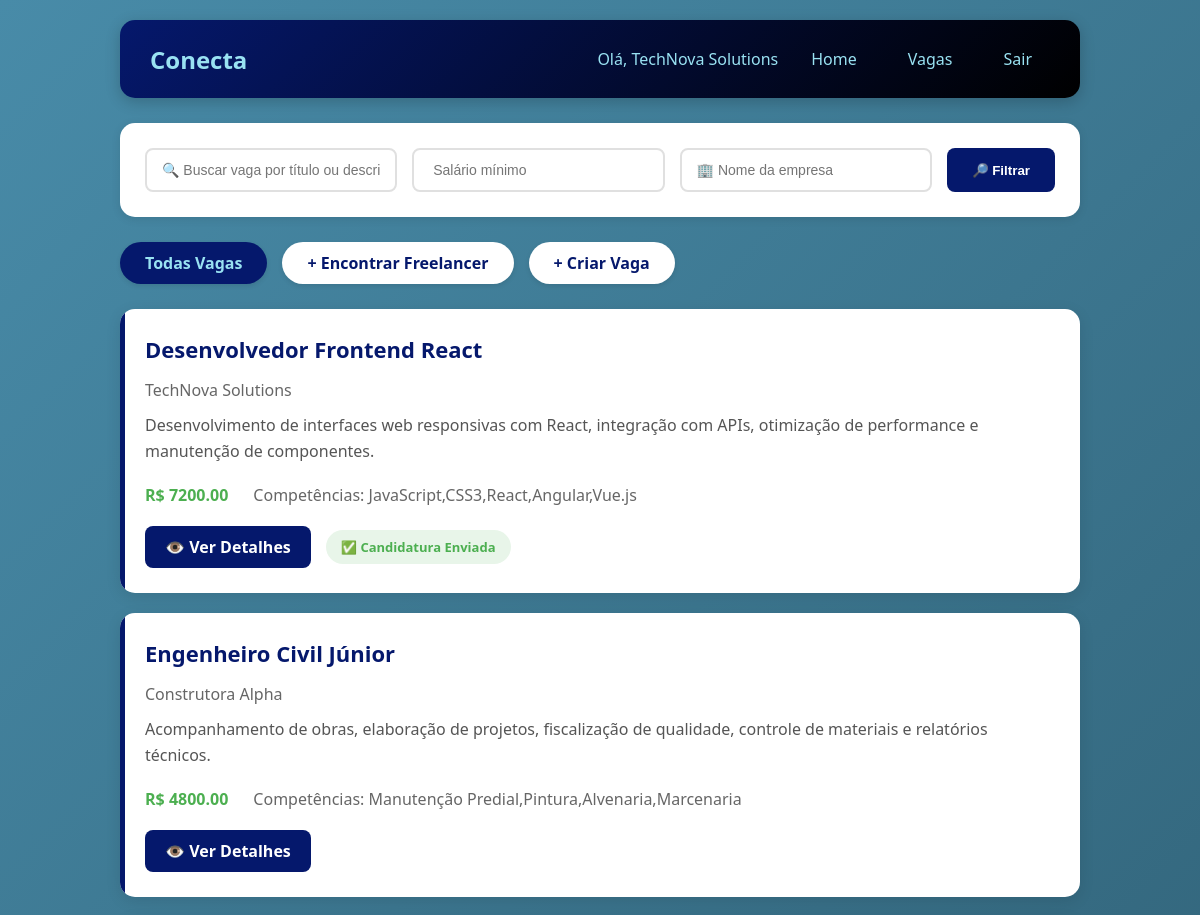
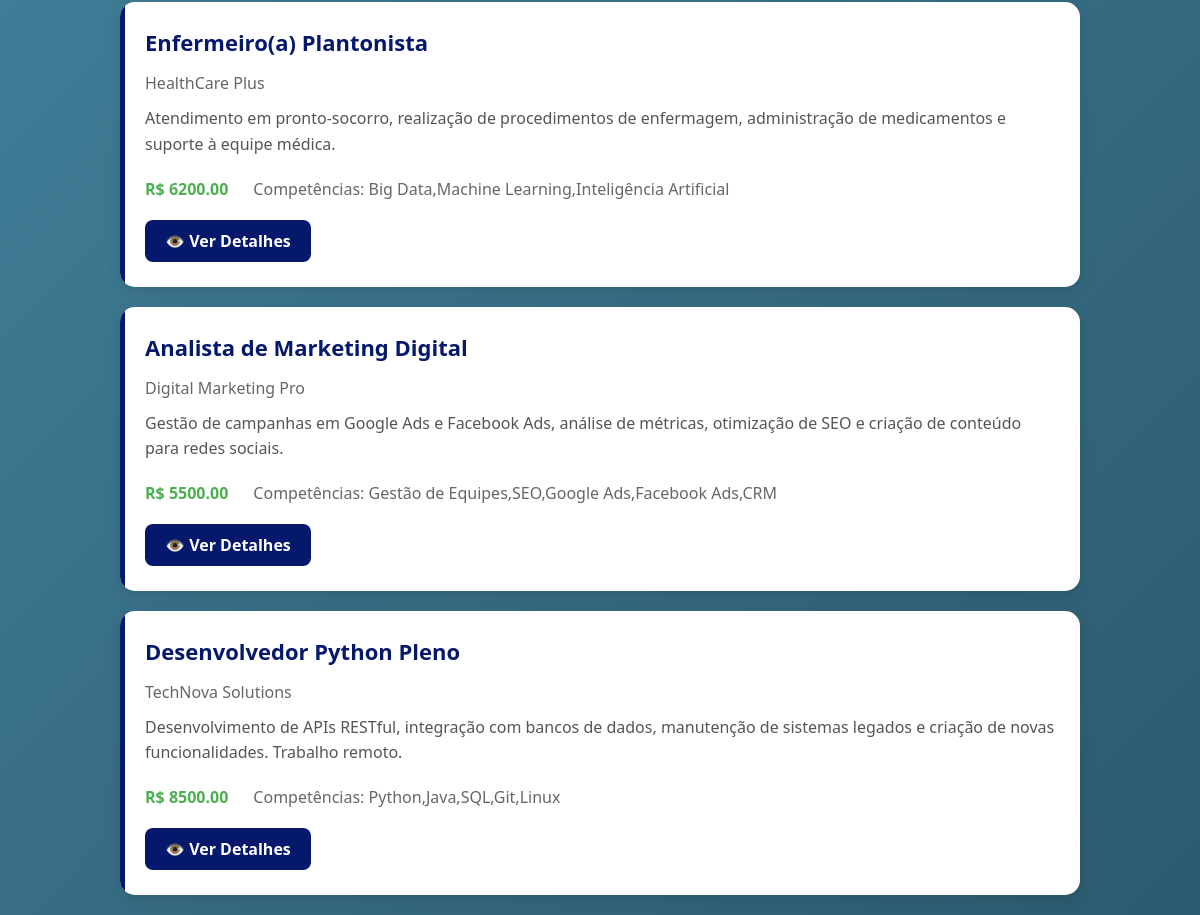
The app's page /vagas (signed in) with its own data (2 pictures, top to bottom).
### tables this page shows
CREATE TABLE empresas (
        id_empresa INTEGER PRIMARY KEY AUTOINCREMENT, 
        nome TEXT,
        endereco TEXT,
        email TEXT,
        senha TEXT,
        telefone TEXT,
        cnpj TEXT NOT NULL UNIQUE
    );

CREATE TABLE vagas (
        id_vaga INTEGER PRIMARY KEY AUTOINCREMENT,
        titulo TEXT,
        descricao TEXT,
        salario REAL,
        cidade TEXT,
        regime TEXT,
        status TEXT DEFAULT 'ativa',
        data_publicacao TIMESTAMP DEFAULT CURRENT_TIMESTAMP,
        id_empresa INTEGER ,
        FOREIGN KEY (id_empresa) REFERENCES empresas (id_empresa)
    );

### routes/route_vagas.py (the view)
@bp_vagas.route('/vagas')
def listar_vagas():
    if 'usuario_id' not in session :
        return redirect('/')
    busca = request.args.get('busca', '')
    salario_min = request.args.get('salario_min', '')
    empresa = request.args.get('empresa', '')
    salario_min_float = float(salario_min) if salario_min else None
    vagas = Vaga.listar_todas(
        busca=busca if busca else None,
        salario_min=salario_min_float,
        empresa=empresa if empresa else None
    )
    id_funcionario = session['usuario_id']
    vagas_formatadas = []
    for vaga in vagas:
        vaga_dict = dict(vaga)
        vaga_dict['match_percent'] = Match.calcular(id_funcionario, vaga_dict['id_vaga'])
        vaga_dict['candidatou'] = CandidaturaCRUD.verificar_candidatura(id_funcionario, vaga_dict['id_vaga'])
        vagas_formatadas.append(vaga_dict)
    return render_template('vaga/vagas_listar.html', vagas=vagas_formatadas)

### CRUDs/candidatura.py (called while the page is built)
    @staticmethod
    def verificar_candidatura(id_funcionario, id_vaga):
        conn = get_connection()
        try:
            cursor = conn.cursor()
            cursor.execute('''
                SELECT 1 FROM candidaturas
                WHERE id_funcionario = ? AND id_vaga = ?
            ''', (id_funcionario, id_vaga))
            return cursor.fetchone() is not None
        finally:
            conn.close()

    @staticmethod
    def calcular(id_funcionario, id_vaga):
        conn = get_connection()
        try:
            cursor = conn.cursor()
            cursor.execute('SELECT COUNT(*) as total FROM vaga_competencias WHERE id_vaga = ?', (id_vaga,))
            total_vaga = cursor.fetchone()['total']
            if total_vaga == 0:
                return 0
            cursor.execute('''
                SELECT COUNT(*) as match
                FROM funcionario_competencias
                WHERE id_funcionario = ?
                AND id_competencia IN (SELECT id_competencia FROM vaga_competencias WHERE id_vaga = ?)
            ''', (id_funcionario, id_vaga))
            match_comp = cursor.fetchone()['match']
            percent_comp = (match_comp / total_vaga) * 100  #
            return round(percent_comp)
        finally:
            conn.close()

### database/connect.py (called while the page is built)
def get_connection():
    conn = sqlite3.connect(Config.DB_PATH)
    conn.execute("PRAGMA foreign_keys = ON;")
    conn.row_factory = sqlite3.Row
    return conn

### models/model_vagas.py (called while the page is built)
    @staticmethod
    def listar_todas(busca=None, salario_min=None, empresa=None, filtros=None):
        if filtros is None:
            filtros = {
                'busca': busca,
                'salario_min': salario_min,
                'empresa': empresa
        }
        return VagaCRUD.listar_todas(filtros)

    @staticmethod
    def calcular(id_funcionario, id_vaga):
        if id_funcionario <= 0 or id_vaga <= 0:
            return 0
        return MatchCRUD.calcular(id_funcionario, id_vaga)

### templates/vaga/vagas_listar.html (shortened to what this page needs)
<!DOCTYPE html>
<html lang="pt-br">
<head>
    <link rel="stylesheet" href="../static/css/vaga/vagas_list.css">
</head>
<body>
{% extends "menu.html" %}
{% block content %}
        <div class="filtros">
            <form method="GET" action="{{ url_for('vagas.listar_vagas') }}">
                <input type="text" name="busca" placeholder="🔍 Buscar vaga por título ou descrição..." value="{{ busca or '' }}">
                <input type="number" name="salario_min" placeholder=" Salário mínimo" value="{{ salario_min or '' }}" step="1000">
                <input type="text" name="empresa" placeholder="🏢 Nome da empresa" value="{{ empresa or '' }}">
                <button type="submit" class="btn-filtrar">🔎 Filtrar</button>
            </form>
        </div>
        <div class="nav-links">
            <a href="{{ url_for('vagas.listar_vagas') }}" class="btn-link {% if request.endpoint == 'vagas.listar_vagas' %}active{% endif %}"> Todas Vagas</a>
            <a href="{{ url_for('freelancer.buscar_freelancer') }}" class="btn-link">+ Encontrar Freelancer</a>
            {% if session.get('tipo') == 'empresa' %}
            <a href="{{ url_for('vagas.empresa_criar_vaga') }}" class="btn-link">+ Criar Vaga</a>
            {% endif %}
        </div>
        <div class="vagas-container">
            {% if vagas %}
                {% for vaga in vagas %}
                    <div class="vaga-card">
                        <div class="vaga-header">
                            <h2>{{ vaga.titulo }}</h2>
                        </div>
                        <div class="empresa">{{ vaga.empresa_nome }}</div>
                        <p class="descricao">
                            {{ vaga.descricao[:250] }}{% if vaga.descricao|length > 250 %}...{% endif %}
                        </p>
                        <div class="info">
                            <div class="salario">
                                {% if vaga.salario %}
                                    R$ {{ "%.2f"|format(vaga.salario) }}
                                {% else %}
                                    Salário a combinar
                                {% endif %}
                            </div>
                            <div class="competencias">
                                Competências: {{ vaga.competencias or 'Não especificadas' }}
                            </div>
                        </div>
                        <div class="acoes">
                            <a href="{{ url_for('candidatar_se.detalhe_vaga', id_vaga=vaga.id_vaga) }}" class="btn-ver">👁️ Ver Detalhes</a>
                            {% if vaga.get('candidatou') %}
                                <span class="badge-candidatado">✅ Candidatura Enviada</span>
                            {% else %}
                            {% if session.get('tipo') == 'funcionario' %}
                                <form action="{{ url_for('candidatar_se.candidatar_vaga', id_vaga=vaga.id_vaga) }}" method="POST" style="display: inline;">
                                    <button type="submit" class="btn-candidatar">📝 Candidatar-se</button>
                                </form>
                            {% endif %}
                            {% endif %}
                        </div>
                    </div>
                {% endfor %}
            {% endif %}
        </div>
    </div>
{% endblock %}

### templates/menu.html (shortened to what this page needs)
<!DOCTYPE html>
<html lang="pt-br">
<head>
    <link rel="stylesheet" href="{{ url_for('static', filename='css/home/homef.css') }}">
</head>
<body>
    <div class="container">
        <div class="header">
            <div class="logo">Conecta</div>
            <div class="user-info">
                <span>Olá, {{ session.usuario_nome }}</span>
                <a href="/home" class="btn-back">Home</a>
                <a href="/vagas" class="btn-back">Vagas</a>
                <a href="/logout" class="btn-logout">Sair</a>
            </div>
        </div>
        <div class="content">
            {% block content %}
            {% endblock %}
        </div>
</body>
</html>

### static/css/vaga/vagas_list.css (style rules this page uses)
* { margin: 0; padding: 0; box-sizing: border-box; }
body { font-family: 'Segoe UI', Tahoma, Geneva, Verdana, sans-serif; background: linear-gradient(135deg, #488BA8 0%, #2c5a6e 100%); min-height: 100vh; }
.container { max-width: 1000px; margin: 0 auto; padding: 20px; }
.header { background: linear-gradient(135deg, #05186c 0%, #000000 100%); color: #99E2F2; padding: 20px 30px; border-radius: 15px; display: flex; justify-content: space-between; align-items: center; margin-bottom: 25px; box-shadow: 0 4px 15px rgba(0,0,0,0.2); }
.user-info { display: flex; gap: 15px; align-items: center; }
.user-info span { font-weight: 500; }
.btn-back, .btn-logout { color: #99E2F2; text-decoration: none; padding: 8px 18px; border-radius: 8px; transition: all 0.3s; font-weight: 500; }
.filtros { background: white; padding: 25px; border-radius: 15px; margin-bottom: 25px; box-shadow: 0 2px 10px rgba(0,0,0,0.1); }
.filtros form { display: flex; gap: 15px; flex-wrap: wrap; }
.filtros input { flex: 1; min-width: 200px; padding: 12px 15px; border: 2px solid #e0e0e0; border-radius: 8px; font-size: 14px; transition: border-color 0.3s; }
.btn-filtrar { background: #05186c; color: white; border: none; padding: 12px 25px; border-radius: 8px; cursor: pointer; font-weight: bold; transition: all 0.3s; }
.nav-links { display: flex; gap: 15px; margin-bottom: 25px; flex-wrap: wrap; }
.btn-link { padding: 10px 25px; background: white; color: #05186c; text-decoration: none; border-radius: 25px; font-weight: 600; transition: all 0.3s; box-shadow: 0 2px 5px rgba(0,0,0,0.1); }
.btn-link.active { background: #05186c; color: #99E2F2; }
.vagas-container { display: grid; gap: 20px; }
.vaga-card { background: white; border-radius: 15px; padding: 25px; box-shadow: 0 4px 15px rgba(0,0,0,0.1); transition: all 0.3s; position: relative; overflow: hidden; }
.vaga-card::before { content: ''; position: absolute; top: 0; left: 0; width: 5px; height: 100%; background: #05186c; }
.vaga-header { display: flex; justify-content: space-between; align-items: center; margin-bottom: 15px; flex-wrap: wrap; gap: 10px; }
.vaga-header h2 { color: #05186c; font-size: 22px; }
.empresa { color: #666; margin-bottom: 12px; font-weight: 500; }
.descricao { color: #555; margin-bottom: 20px; line-height: 1.6; }
.info { display: flex; gap: 25px; margin-bottom: 20px; flex-wrap: wrap; }
.salario { color: #4CAF50; font-weight: bold; }
.competencias { color: #666; }
.acoes { display: flex; gap: 15px; align-items: center; flex-wrap: wrap; }
.btn-ver { background: #05186c; color: white; padding: 10px 20px; border-radius: 8px; text-decoration: none; font-weight: 600; transition: all 0.3s; display: inline-block; }
.badge-candidatado { background: #e8f5e9; color: #4CAF50; padding: 8px 15px; border-radius: 25px; font-size: 13px; font-weight: 600; }

### static/css/home/homef.css (style rules this page uses)
* { margin: 0; padding: 0; box-sizing: border-box; }
body { font-family: 'Segoe UI', Tahoma, Geneva, Verdana, sans-serif; background: linear-gradient(135deg, #488BA8 0%, #2c5a6e 100%); min-height: 100vh; }
.container { max-width: 1000px; margin: 0 auto; padding: 20px; }
.header { background: linear-gradient(135deg, #05186c 0%, #000000 100%); color: #99E2F2; padding: 20px 30px; border-radius: 15px; display: flex; justify-content: space-between; align-items: center; margin-bottom: 25px; box-shadow: 0 4px 15px rgba(0,0,0,0.2); }
.logo { font-size: 24px; font-weight: bold; color: #99E2F2; }
.user-info { display: flex; gap: 15px; align-items: center; margin-left: auto; }
.btn-back, .btn-logout { color: #99E2F2; text-decoration: none; padding: 8px 18px; border-radius: 8px; transition: 0.3s; font-weight: 500; }

### records on screen
empresas: usuario_nome "TechNova Solutions"
vagas: titulo "Desenvolvedor Frontend React", empresa_nome "TechNova Solutions", descricao "Desenvolvimento de interfaces web responsivas com React, integração com APIs, otimização de performance e manutenção de componentes.", salario "7200.00", competencias "JavaScript,CSS3,React,Angular,Vue.js", shows "✅ Candidatura Enviada"
vagas: titulo "Engenheiro Civil Júnior", empresa_nome "Construtora Alpha", descricao "Acompanhamento de obras, elaboração de projetos, fiscalização de qualidade, controle de materiais e relatórios técnicos.", salario "4800.00", competencias "Manutenção Predial,Pintura,Alvenaria,Marcenaria"
vagas: titulo "Enfermeiro(a) Plantonista", empresa_nome "HealthCare Plus", descricao "Atendimento em pronto-socorro, realização de procedimentos de enfermagem, administração de medicamentos e suporte à equipe médica.", salario "6200.00", competencias "Big Data,Machine Learning,Inteligência Artificial"
vagas: titulo "Analista de Marketing Digital", empresa_nome "Digital Marketing Pro", descricao "Gestão de campanhas em Google Ads e Facebook Ads, análise de métricas, otimização de SEO e criação de conteúdo para redes sociais.", salario "5500.00", competencias "Gestão de Equipes,SEO,Google Ads,Facebook Ads,CRM"
vagas: titulo "Desenvolvedor Python Pleno", empresa_nome "TechNova Solutions", descricao "Desenvolvimento de APIs RESTful, integração com bancos de dados, manutenção de sistemas legados e criação de novas funcionalidades. Trabalho remoto.", salario "8500.00", competencias "Python,Java,SQL,Git,Linux"
